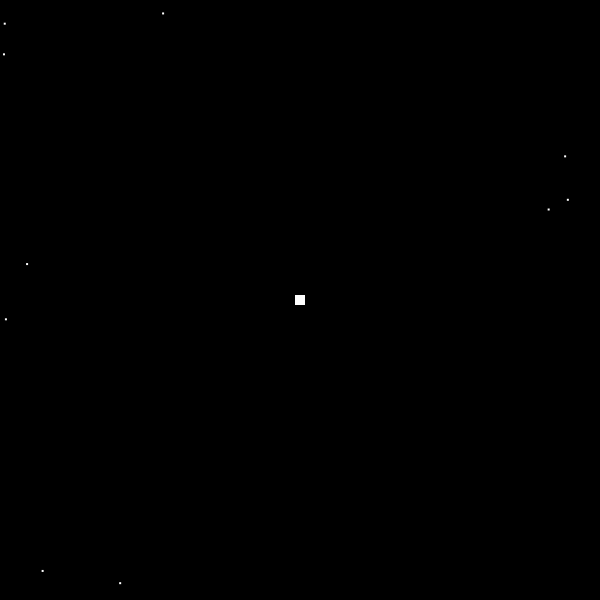
Frame 1 (no input)
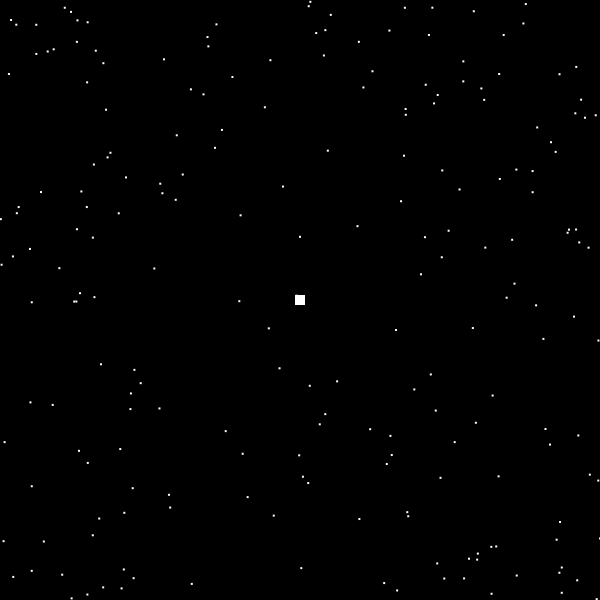
Frame 60 (the mouse pressed at the canvas centre just before this capture)
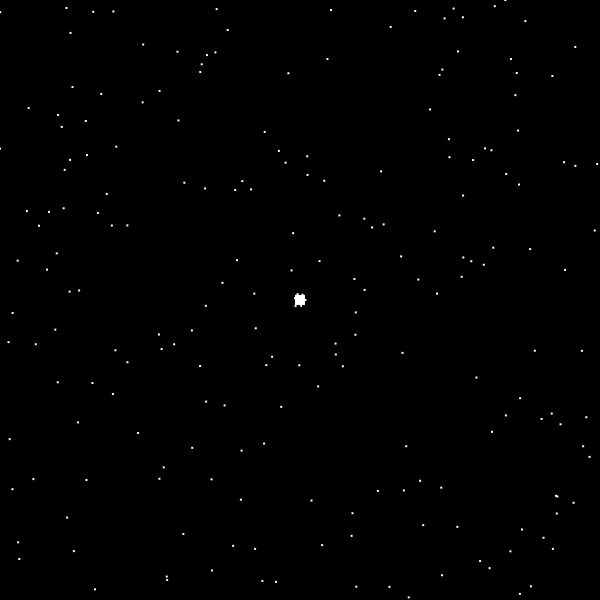
Frame 120 (the mouse held since frame 60 and released just before this capture)

The Processing sketch that drew these frames (run headless with seeded random() and noise(); from frame 60 on, the mouse is pressed at the canvas centre):

// Processing sketch: Diffusion_limited_Aggregation
// ── Diffusion_limited_Aggregation.pde

float size = 1;
int speed = 1000;
int maxWalker = 200;

boolean highSpeed = false;
ArrayList<Walker> walkers = new ArrayList<Walker>();
ArrayList<Walker> tree = new ArrayList<Walker>();


void setup(){
  size(600, 600);
  colorMode(HSB, 360, 100, 100);
  Walker branch = new Walker(5, new PVector(width/2, height/2));
  tree.add(branch);
}

void draw(){
  background(0);
  if(walkers.size() < maxWalker){
    for(int i = 0; i < 10; i++){
      Walker walker = new Walker(random(1, size));
      walkers.add(walker);
    }
  }
  
  for(int n = 0; n < speed; n++){
    for(int i = walkers.size()-1; i >= 0; i--){
      Walker walker = walkers.get(i);
      walker.walk();
      if(walker.checkStuck(tree)){
        tree.add(walker);
        walkers.remove(i);
      }
    }
  }
  
  if(!highSpeed){
    fill(360);
    noStroke();
    for(Walker walker : walkers){
      walker.show();
    }
    
    for(Walker branch : tree){
      branch.show();
    }
  }
}

void mousePressed(){
  if(mouseButton == LEFT){
    Walker branch = new Walker(2, new PVector(mouseX, mouseY));
    tree.add(branch);
  }
}

void keyPressed(){
  if(key == 'h'){
    highSpeed = !highSpeed;
  }
  if(key == 'r'){
    walkers = new ArrayList<Walker>();
    tree = new ArrayList<Walker>();
  }
}
// ── class.pde
class Walker{
  PVector pos;
  float r;
  boolean stuck;
  Walker(float r){
    this(r, randomPoint());
  }
  
  Walker(float r, PVector pos){
    this.pos = pos;
    this.r = r;
    stuck = false;
  }
  
  boolean checkStuck(ArrayList<Walker> others){
    for(Walker other : others){
      float d = distSq(pos, other.pos);
      if(d < (r + other.r) * (r + other.r)){
        stuck = true;
        return true;
      }
    }
    return false;
  }
  
  void walk(){
    pos.add(PVector.random2D());
    pos.x = constrain(pos.x, 0, width);
    pos.y = constrain(pos.y, 0, height);
  }
  
  void show(){
    rect(pos.x-r, pos.y-r, r*2, r*2);
  }
}
// ── method.pde
float distSq(PVector a, PVector b){
  float dx = a.x - b.x;
  float dy = a.y - b.y;
  return dx * dx + dy * dy;
}

PVector randomPoint(){
    int i = floor(random(4));
    switch(i){
      case 0:
        return new PVector(random(width), 0);
      case 1:
        return new PVector(0, random(height));
      case 2:
        return new PVector(random(width), height);
      default:
        return new PVector(width, random(height));
    }
  }
